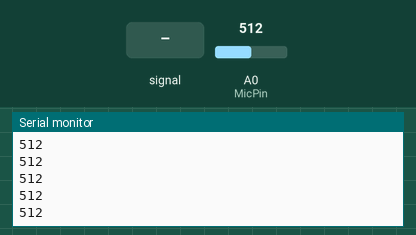
A sketch run on a simulated Arduino Uno, built with avr-gcc and run on an emulated ATmega328P. Shown: the last lines printed to the serial monitor. Inputs (shaded band) come from the test bench; at power-on: A0 (MicPin) = 512.

Above: at 1.2 s.
1.3 s: A0 (MicPin) fed a 200 Hz sine of ±81 counts around its level
At 2.3 s:
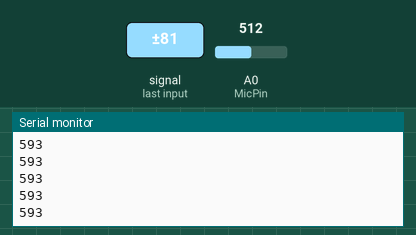
2.8 s: A0 (MicPin) set to 716
At 3.3 s:
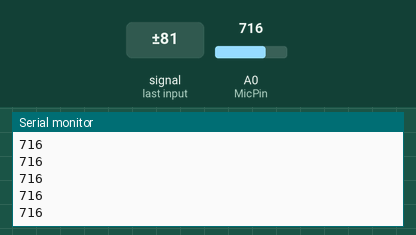
4.3 s: A0 (MicPin) fed a 1000 Hz sine of ±255 counts around its level
At 4.9 s:
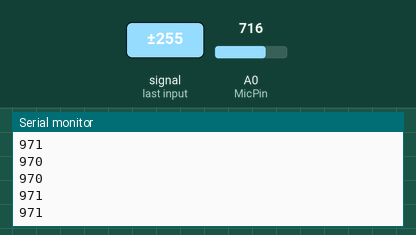
5.8 s: A0 (MicPin) set to 900
At 6.5 s:
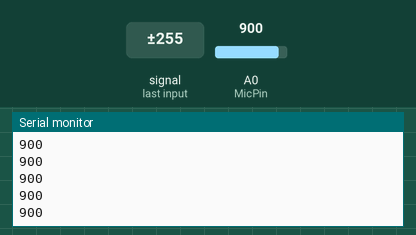
Timing chart, 0 to 8.3 s (numbered marks = the images above; inputs shaded):
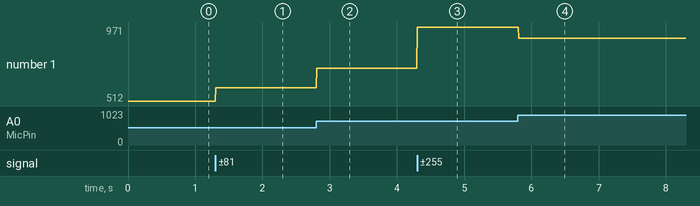

Measured:
- after the input at 1.3 s, the serial monitor: prints a new line at once (image 1)
- after the input at 2.8 s, the serial monitor: prints a new line at once (image 2)
- after the input at 4.3 s, the serial monitor: prints a new line at once (image 3)
- after the input at 5.8 s, the serial monitor: prints a new line at once (image 4)
- plotted number 1: 512 → 593 after the input at 1.3 s, 593 → 716 after the input at 2.8 s, 716 → 970 after the input at 4.3 s, 970 → 900 after the input at 5.8 s

The sketch:

micAmpTest4.ino
```cpp
#define MicSamples 50
#define MicPin A0

void setup() {
   Serial.begin(9600);
}

void loop() {
   long signalAvg = 0, signalMax = 0, signalMin = 1024, t0 = millis();
    for (int i = 0; i < MicSamples; i++)
    {
        int k = analogRead(MicPin);
        signalMin = min(signalMin, k);
        signalMax = max(signalMax, k);
        signalAvg += k;
    }
    signalAvg /= MicSamples;

    //Serial.print(" Min: " + String(signalMin));
    //Serial.println(" Max: " + String(signalMax));
    //Serial.print(" Avg: " + String(signalAvg));
    //Serial.println("");

    int millivolts = int(1000 * (3.3 * signalMax) / 1024);
    Serial.println(signalMax);
}
```
